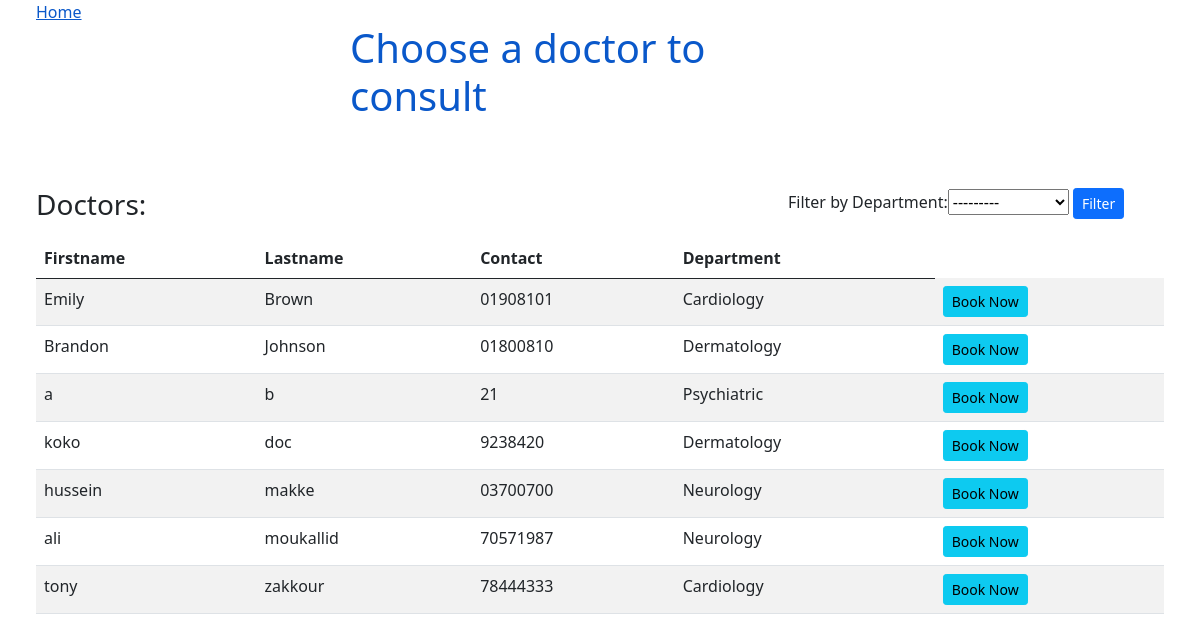
Screenshot of /listofdoctors with the database file from the repository.
### appointments/models.py (models this page shows, shortened)
class Doctor(models.Model):
    Departments = [
        ("Cardiology", "Cardiology"),
        ("Neurology", "Neurology"),
        ("Dermatology", "Dermatology"),
        ("Cancer", "Cancer"),
        ("Psychiatric" , "Psychiatric")
    ]
    user = models.OneToOneField(User, on_delete=models.CASCADE ,null= True)
    firstname =models.CharField(max_length=200)
    lastname = models.CharField(max_length=200)
    address = models.CharField(max_length=200, null= True)
    mobile = models.CharField(max_length=100,null=True)
    department= models.CharField(max_length=100, choices= Departments)
    status = models.BooleanField(default=True)
    zoom_link = models.CharField(max_length= 300, null= True)

### listofdoctors/views.py (the view)
# urls.py: url('listofdoctors', views.listdoctors),
def listdoctors(request): #get all data from dbs
	doctors= Doctor.objects.order_by('lastname') #Organization.objects.all()
	if request.method == 'GET': #Filter
		doctorsFilter= DoctorFilter(request.GET, queryset=doctors)
		doctors= doctorsFilter.qs
	else:
		doctorsFilter= DoctorFilter()
	return render(request, 'doctors_list.html', {'doctors':doctors, 'doctorsFilter':doctorsFilter, 'user_type': 1, 'getPatient':{}})

### templates/doctors_list.html (shortened to what this page needs)
<!DOCTYPE html>
<html>
<head>
    <link href="https://cdn.jsdelivr.net/npm/bootstrap@5.0.0-beta3/dist/css/bootstrap.min.css" rel="stylesheet"
>
</head>
<body>
    <a href='/' style="padding: 3%;">Home</a>
    <div class="mx-auto" style="width: 500px;">
        {% if user_type == 1 %}
        <h1 style="color: #0a58ca;">Choose a doctor to consult</h1>
        {% else %}
        <h1 style="color: #0a58ca;">Search for a patient</h1>
        {% endif %}
    </div>
    <br>
    {% if user_type == 1 %}
    <div style="padding: 3%;">
        <div class="card-title row">
            <h3 class="col" style="display: !inline; margin-right: -20%; ">Doctors:</h3>
            <form method="GET" class="col" style="max-width: 400px;">
                Filter by
                {{ doctorsFilter.form }}
                <button class="btn btn-primary btn-sm" type="submit">Filter</button>
            </form>
        </div>
        {% if doctors.count > 0 %}
        <table class="table table-striped">
            <thead>
                <tr>
                    <th>Firstname</th>
                    <th>Lastname</th>
                    <th>Contact</th>
                    <th>Department</th>
                </tr>
            </thead>
            <tbody>
                {% for user in doctors %}
                <tr>
                    <td>{{ user.firstname }}</td>
                    <td>{{ user.lastname }}</td>
                    <td>{{ user.mobile }}</td>
                    <td>{{ user.department }}</td>
                    <td>
                        <a class="btn btn-info btn-sm" href="/appointment/booksystem/{{user.id}}">Book Now</a>
                    </td>
                </tr>
                {% endfor %}
            </tbody>
        </table>
        {% else %}
        <i>Empty</i>
        {% endif %}
    </div>
        {% endif %}
</body>
</html>

### rows the page displays
Doctor: firstname "Emily", lastname "Brown", mobile "01908101", department "Cardiology"
Doctor: firstname "Brandon", lastname "Johnson", mobile "01800810", department "Dermatology"
Doctor: firstname "a", lastname "b", mobile "21", department "Psychiatric"
Doctor: firstname "koko", lastname "doc", mobile "9238420", department "Dermatology"
Doctor: firstname "hussein", lastname "makke", mobile "03700700", department "Neurology"
Doctor: firstname "ali", lastname "moukallid", mobile "70571987", department "Neurology"
Doctor: firstname "tony", lastname "zakkour", mobile "78444333", department "Cardiology"
